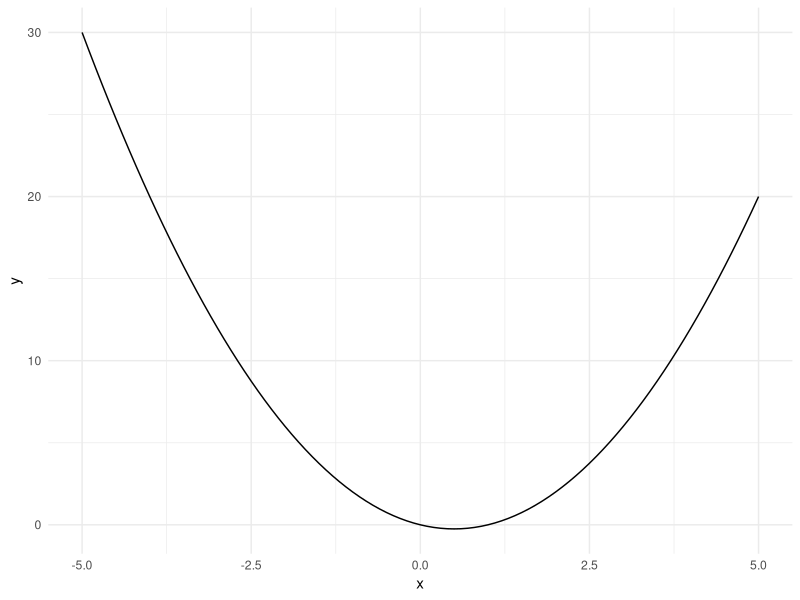

Source code (R):
## ---- chunk 1
# Comparing two strings
"Hello" == "Hello"

"Hello" == "hello"


# Comparing two integers
2 == 2

2 == 3


# Comparing two reals
3.14 == 3.14

3.14 == 3.1415

## ---- chunk 2
# Comparing two strings
"Hello" != "Hello"

"Hello" != "hello"


# Comparing two integers
2 != 2

2 != 3


# Comparing two doubles
3.14 != 3.14

3.14 != 3.1415

## ---- chunk 3
# Assigning a string to a variable
x <- "Hello"
## ---- chunk 4
# Comparing a variable with a string
x == "Hello"

x == "hello"


# Comparing a variable with another variable
y <- "World"
x == y

y <- "Hello"
x == y


# Comparing a variable with itself
x == x

## ---- chunk 5
# Using the AND operator
TRUE & TRUE

TRUE & FALSE

FALSE & TRUE

FALSE & FALSE


# Using the OR operator
TRUE | TRUE

TRUE | FALSE

FALSE | TRUE

FALSE | FALSE

## ---- chunk 6
# Assigning a value to a variable
x <- 10

# Using an if statement
if (x > 0) {
  print("x is positive")
}
# x is positive
## ---- chunk 7
# Assigning a value to a variable
x <- 10

# Using an if - else if - else statement
if (x < 0) {
  print("x is negative")
} else if (x == 0) {
  print("x is zero")
} else {
  print("x is positive")
}
# x is positive
## ---- chunk 8
# Assigning a value to a variable
n <- 12

# Using two if statements
if (n %% 2 == 0) {
  print("n is divisible by 2")
}
if (n %% 3 == 0) {
  print("n is divisible by 3")
}
# n is divisible by 2
# n is divisible by 3
## ---- chunk 9
# Assigning a value to a variable
x <- -10

# Using a nested if statement
if (x > 0) {
  if (x > 10) {
    print("x is positive and greater than 10")
  } else {
    print("x is positive and less than or equal to 10")
  }
} else {
  if (x < -10) {
    print("x is negative and less than -10")
  } else {
    print("x is negative and greater than or equal to -10")
  }
}
## ---- chunk 10
# Assigning a value to a variable
n <- 15

# Playing FizzBuzz
if (n %% 3 == 0 & n %% 5 == 0) {
  print("FizzBuzz")
} else if (n %% 3 == 0) {
  print("Fizz")
} else if (n %% 5 == 0) {
  print("Buzz")
} else {
  print(n)
}
## ---- chunk 11
# collate strings
paste0("a", "b", "b", "c")

# you can also collate strings saved in variables
string_in_a_variable <- "mia"
paste0("mamma", string_in_a_variable)
## ---- chunk 12
# Creating a vector in R
x <- c(1, 2, 3)
x
## ---- chunk 13
library(tidyverse)
## ---- chunk 14
# Creating a sequence of integers from -5 to 10
x <- -5:10
x
## ---- chunk 15
# Creating a sequence of numbers from 0 to 1, with a step size of 0.1
x <- seq(from = 0, to = 1, by = 0.1)
x

# Creating a sequence of numbers from 0 to 1, with a length of 11
y <- seq(from = 0, to = 1, length.out = 11)
y
## ---- chunk 16
# Creating an empty vector of type numeric and length 5
x <- vector(mode = "numeric", length = 5)
x
## ---- chunk 17
x <- 1:5

# Raw vector
x

# Adding a scalar to a vector
x + 1

# Subtracting a scalar from a vector
x - 1

# Multiplying a vector by a scalar
x * 2

# Dividing a vector by a scalar
x / 2
## ---- chunk 18
# Creating a vector of angles in radians
x <- c(0, pi/2, pi, 3*pi/2)
x

# Applying the sin function on the vector elementwise
sin(x)
## ---- chunk 19
# Creating two vectors of the same length
x <- 1:4
y <- 5:8

# Doing elementwise product of two vectors
x * y

# Doing elementwise sum of two vectors
x + y
## ---- chunk 20
# Doing the dot product of two vectors
x %*% y
## ---- chunk 21
# Creating a vector of numbers
x <- 1:4

# Checking the size of the vector
length(x)

# Checking the dimension of the vector
dim(x)
## ---- chunk 22
# The index will be
    #  1  2  3  4
x <- c(1, 2, 3, 4)
## ---- chunk 23
# Accessing the first element of the vector
x[1]

# Accessing the last element of the vector
x[length(x)]

# Accessing any element of the vector
x[3]
## ---- chunk 24
# Creating a vector of the first 6 integers
x <- 1:6

# Accessing the first three elements of the vector
x[1:3]

# Accessing the last three elements of the vector
# index is 4, 5, 6
x[(length(x) - 2):length(x)]

# Accessing the even-indexed elements of the vector
x[seq(from = 2, to = length(x), by = 2)]
## ---- chunk 25
# Accessing element 2, 5 and 6 of the vector
x[c(2, 5, 6)]

# note how in this way we can shuffle order!
x[c(2, 6, 5)]
## ---- chunk 26
# boolean index vector:
#                    2                   5     6
index <- c(FALSE, TRUE, FALSE, FALSE, TRUE, TRUE)

# Accessing element 2, 5 and 6 of the vector
x[index]
## ---- chunk 27
# Creating a vector of numbers
x <- c(1, 2, 3, 4, 5, 6)

# Accessing the elements that are greater than 3 of the vector
x[x > 3]

# Accessing even elements 
x[x %% 2 == 0]
## ---- chunk 28
# Creating a vector of numbers
x <- c(1, 2, 3, 4)

# Overwriting the first element of the vector
x[1] <- 10
x

# Overwriting the last element of the vector
x[length(x)] <- 20
x

# Overwriting any element of the vector
x[3] <- 30
x
## ---- chunk 29
x <- 1:100

fizz_index <- x %% 3 == 0
buzz_index <- x %% 5 == 0

x[fizz_index] <- "fizz"
x[buzz_index] <- "buzz"
x[fizz_index & buzz_index] <- "fizzbuzz"
x
## ---- chunk 30
library(ggplot2)
quad_df <- data.frame(x = seq(-5, 5, by = 0.1)) |>
  mutate(y = x^2 - x)
ggplot(quad_df) + aes(x = x, y= y) + geom_line() + theme_minimal()
## ---- chunk 31
# Create a sequence of numbers 
# from -5 to 5 with increments of 0.1
x <- seq(-5, 5, by = 0.1)

# Compute the value of x^2 - x for each
# element of x and assign it to y
y <- x^2 - x
## ---- chunk 32
# Find the maximum value of y
max(y)

# Find the minimum value of y
min(y)

# Find the index of the element
# in y that has the maximum value
which.max(y)

# Find the index of the element
# in y that has the minimum value
which.min(y)

# Find the minimum value of y
# (equivalent to above, why?)
y[which.min(y)]

# Check which elements of y are 
# less than 0 and return a logical vector
neg_index <- y < 0

# Find the indices of the elements
# in y that are less than 0
which(neg_index)

# print the elements in y that are less than 0
y[which(neg_index)]
